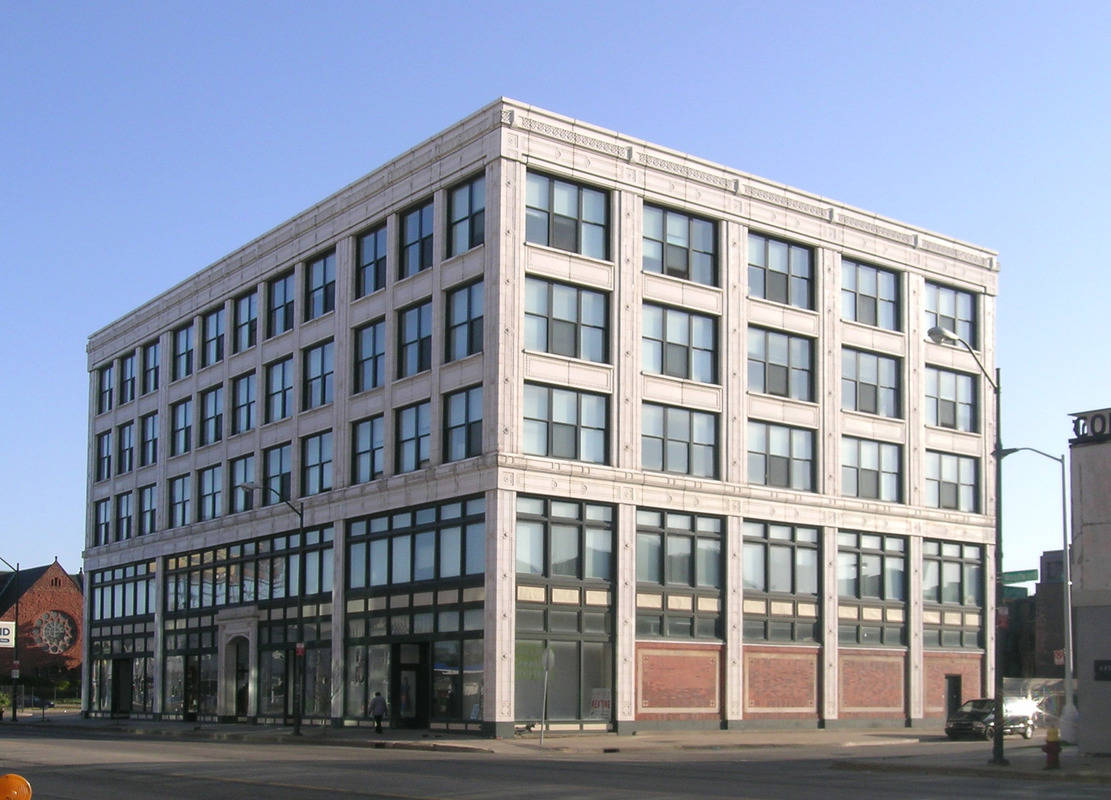
#> input picture slides/03.filtering/dataset/building.jpg, 1111 x 800 px
$ python 06.highpass_filter.py
#> lines starting #> are read from the running program, lines starting #| are printed output that depends on the picture; long printed decimals are rounded
import numpy as np
from PIL import Image
from matplotlib import pylab
import scipy.fftpack as fp


def signaltonoise(a, axis=0, ddof=0):
    a = np.asanyarray(a)
    m = a.mean(axis)
    sd = a.std(axis=axis, ddof=ddof)
    return 20 * np.log10(np.where(sd == 0, 0, m / sd))


im = np.array(Image.open('../dataset/building.jpg').convert('L'))
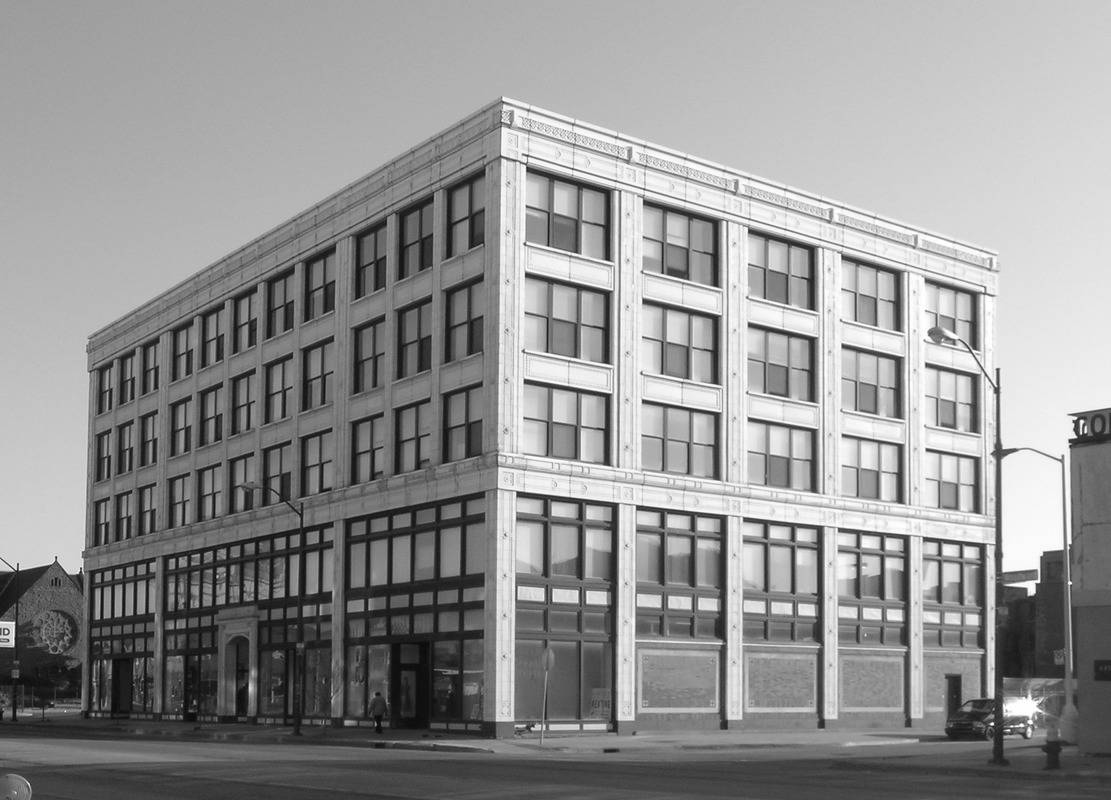
#> im: shape (800, 1111); min 4, max 255, mean 146.7
pylab.figure(figsize=[6, 5])
pylab.subplot(221)
pylab.imshow(im, cmap='gray')
pylab.title('Citra')

freq = fp.fft2(im)
(w, h) = freq.shape
#> w = 800; h = 1111
half_w, half_h = int(w / 2), int(h / 2)
#> half_w = 400; half_h = 555
freq1 = np.copy(freq)
freq2 = fp.fftshift(freq1)
pylab.subplot(222)
pylab.imshow((20 * np.log10(0.1 + freq2)).real.astype(int))
pylab.title('Spectrum citra')

freq2[half_w - 10:half_w + 11,
half_h - 10:half_h + 11] = 0  # membuat semua nilai di 20x20 (low) frequencies menjadi nol
pylab.subplot(223)
pylab.imshow((20 * np.log10(0.1 + freq2)).real.astype(int))
pylab.title('Spectrum citra setelah HPF')

im1 = np.clip(fp.ifft2(fp.ifftshift(freq2)).real, 0, 255)  # clip pixel values after IFFT
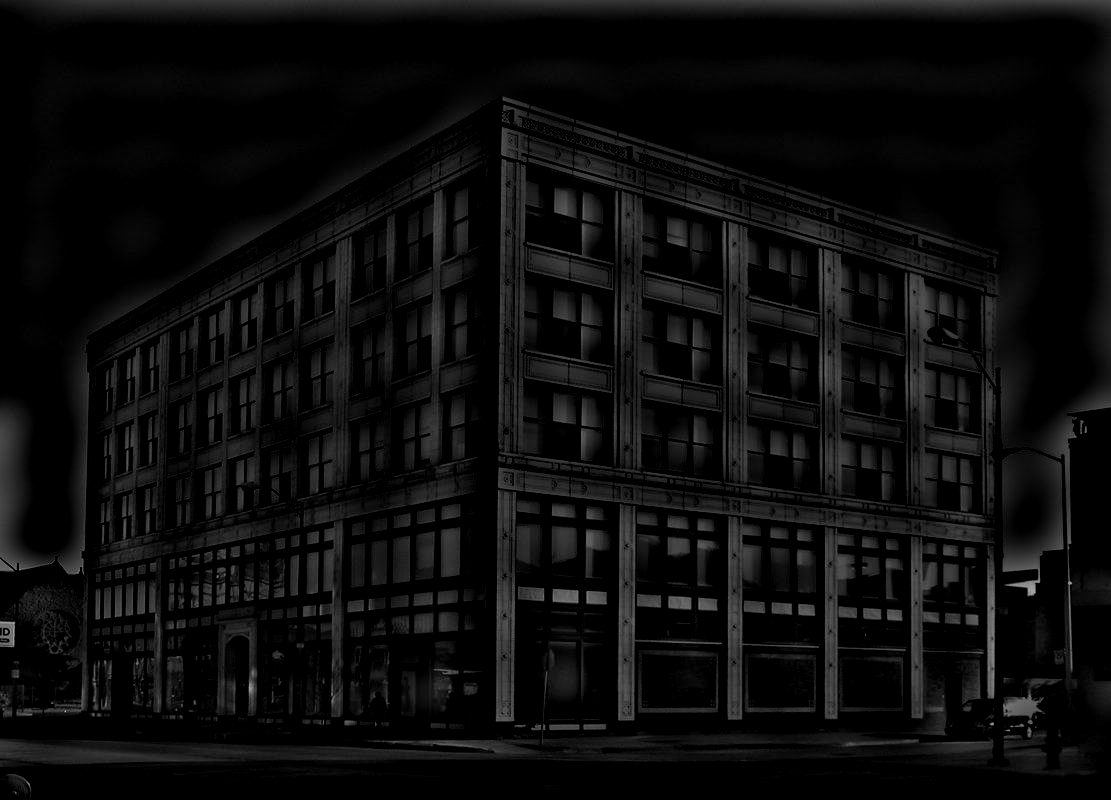
#> im1: shape (800, 1111) float64; min 0, max 181, mean 12.6
print(f'SNR citra sebelum HPF = {signaltonoise(im, axis=None)} dB')
#> in signaltonoise, `m = a.mean(axis)`: m = 146.7
#> in signaltonoise, `sd = a.std(axis=axis, ddof=ddof)`: sd = 62.86
#| SNR citra sebelum HPF = 7.362 dB
print(f'SNR citra setelah HPF = {signaltonoise(im1, axis=None)} dB')
#| SNR citra setelah HPF = -3.666 dB
pylab.subplot(224)
pylab.imshow(im1, cmap='gray')
pylab.title('Citra setelah HPF')
pylab.show()
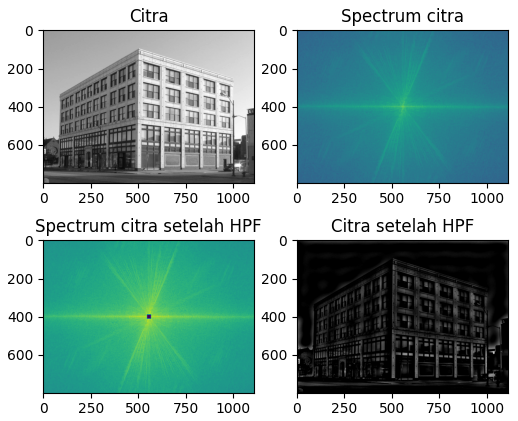
#> figure drawn by matplotlib, 4 panels

$ run again, with slides/03.filtering/dataset/cameraman.jpg copied over slides/03.filtering/dataset/building.jpg
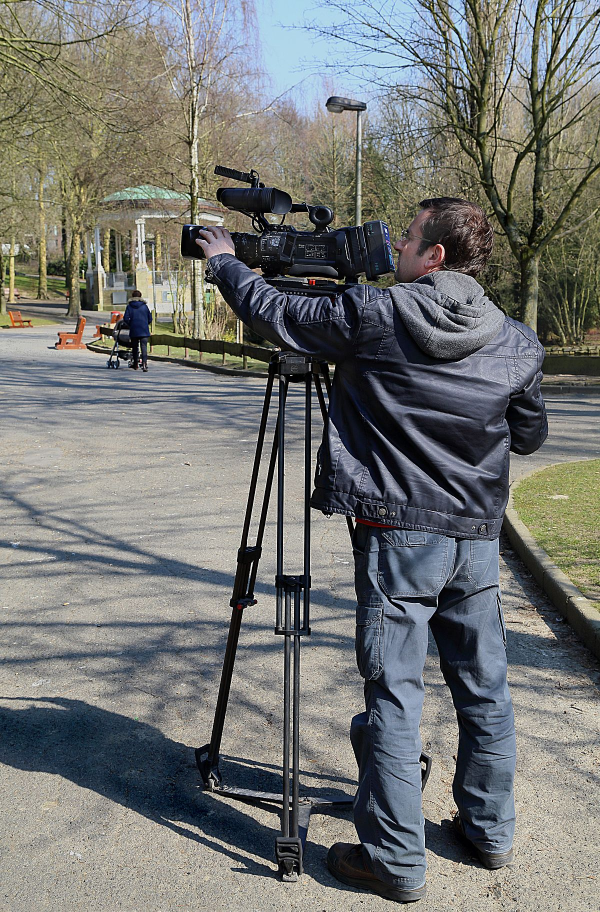
#> input picture slides/03.filtering/dataset/cameraman.jpg, 1200 x 1823 px (shown at 1/2 size)
#> `im1 = np.clip(fp.ifft2(fp.ifftshift(freq2)).real, 0, 255)`:
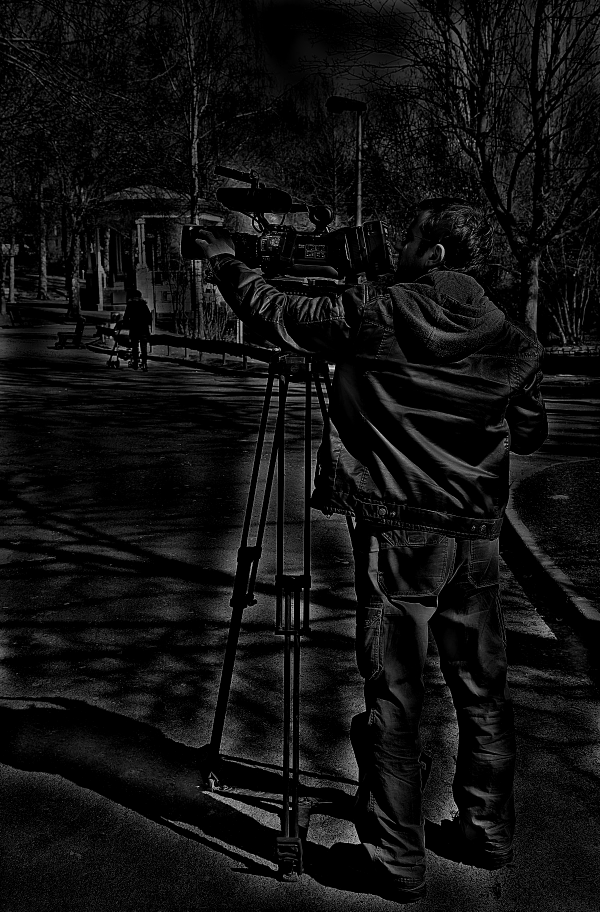
#> im1: shape (1823, 1200) float64 (shown at 1/2 size); min 0, max 241.7, mean 16.9
#> m = 116.3
#> sd = 62.37
#| SNR citra sebelum HPF = 5.416 dB
#| SNR citra setelah HPF = -4.061 dB
#> `pylab.show()`:
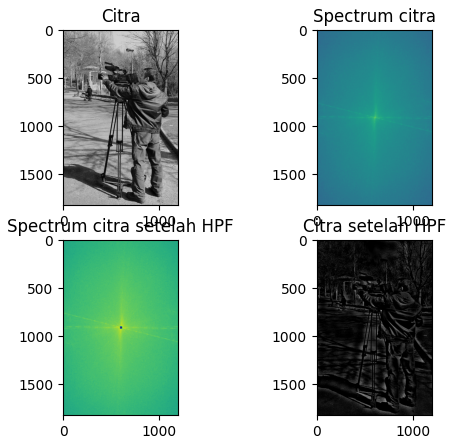
#> figure drawn by matplotlib, 4 panels

$ run again, with slides/03.filtering/dataset/flower_bali.jpg copied over slides/03.filtering/dataset/building.jpg
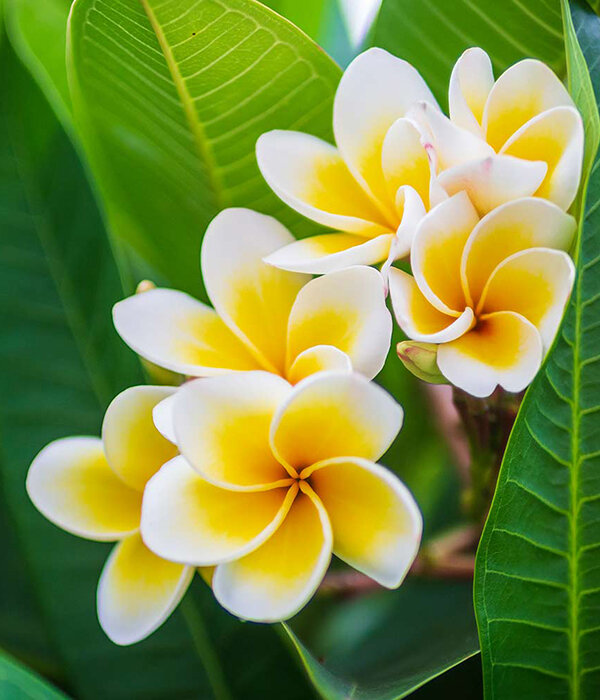
#> input picture slides/03.filtering/dataset/flower_bali.jpg, 600 x 700 px
#> `im1 = np.clip(fp.ifft2(fp.ifftshift(freq2)).real, 0, 255)`:
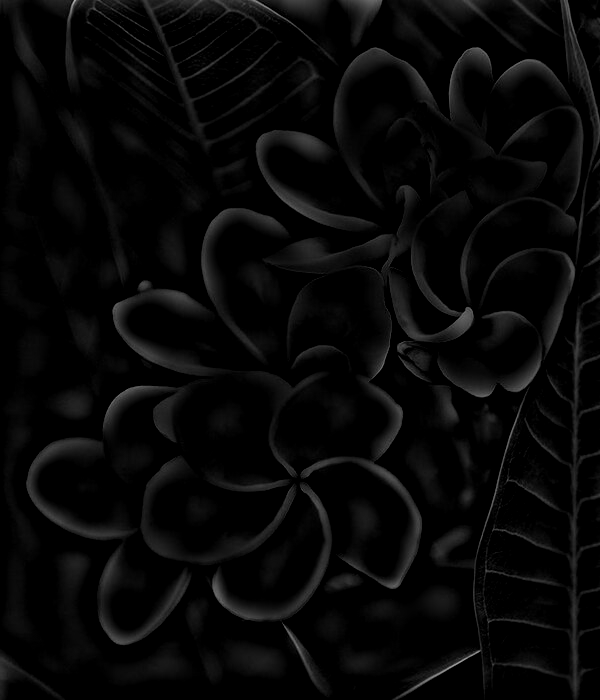
#> im1: shape (700, 600) float64; min 0, max 174.4, mean 8
#> m = 129.6
#> sd = 65.93
#| SNR citra sebelum HPF = 5.868 dB
#| SNR citra setelah HPF = -4.961 dB
#> `pylab.show()`:
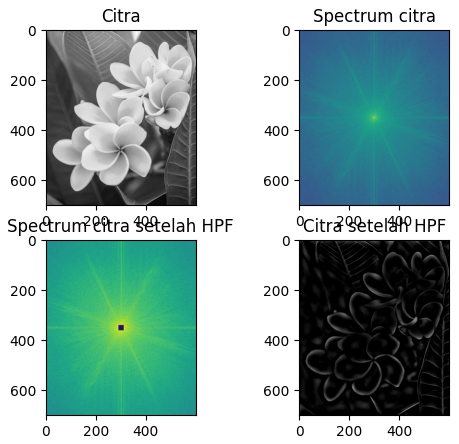
#> figure drawn by matplotlib, 4 panels
